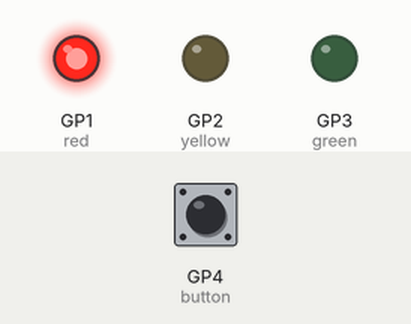
A program run on a simulated Raspberry Pi Pico running MicroPython. On the bench: output pins drawn as LEDs (lit = HIGH). The test bench sets the inputs (shaded band); at power-on: GP4 (button) LOW. Threads take turns every 2 ms.

Above: at 2.5 s.
At 6.0 s:
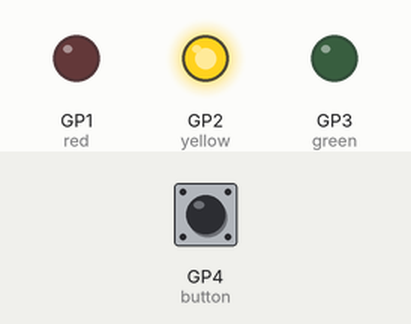
At 10.5 s:
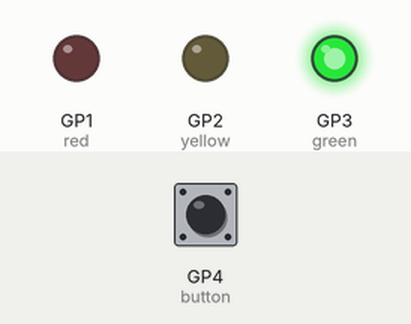
Timing chart, 0 to 18.2 s (numbered marks = the images above):
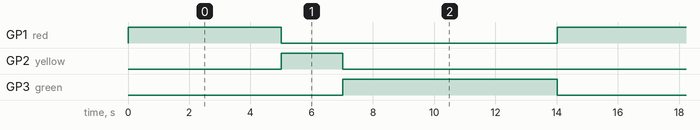

The program:

trafficLight_thread.py
```python
from machine import Pin
import utime, _thread

isPressed=0

def clickListener(button):
    global isPressed
    while True:
        if button.value()==0: isPressed=0
        else: isPressed=1

def glow(bulb,duration=0.1):
    bulb.value(1)
    utime.sleep(duration)
    bulb.value(0)

red=Pin(1,Pin.OUT)
yellow=Pin(2,Pin.OUT)
green=Pin(3,Pin.OUT)
durations=[5,2,7]
button=Pin(4,mode=Pin.IN, pull=Pin.PULL_DOWN)
lights=[red,yellow,green]

_thread.start_new_thread(clickListener,(button,))

while True:
    for light,duration in zip(lights,durations):
        c=0
        while c<duration*10:
            c+=1
            glow(light)
            while isPressed==1:
                glow(red,duration=5)
```

Measured:
- by itself, GP1 (red): alternates HIGH for 5.0 s and LOW for 9.0 s
- by itself, GP2 (yellow): alternates HIGH for 2.0 s and LOW for 12.0 s
- by itself, GP3 (green): alternates HIGH for 7.0 s and LOW for 7.0 s
